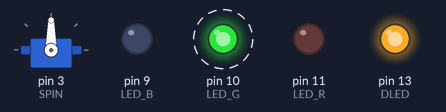
Bench run of a sketch on a simulated Arduino Uno, built with avr-gcc and run on an emulated ATmega328P. Parts: servo, output pins drawn as LEDs (lit = HIGH). Dashed ring = blinking.

Above: at 0.52 s.
At 5.15 s:
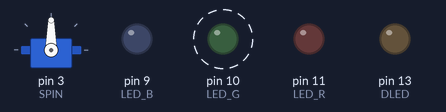
Timing chart, 0 to 6.6 s (numbered marks = the images above):
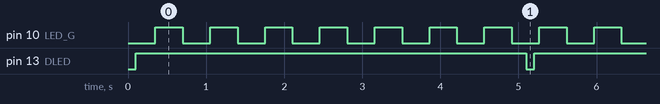

The sketch:

sketch_oct28a.ino
```cpp
#include <Servo.h>

#define LED_R 11
#define LED_G 10
#define LED_B 9
#define DLED 13
#define SPIN 3

class Timer {
  private:
  unsigned long startTime;
  unsigned long timePassed;
  unsigned int onTime;
  unsigned int offTime;

  public:
  Timer(int on, int off) {
    onTime = on;
    offTime = off;
  }

void setup() {
    startTime = millis();
}
void updateTimer() {
  timePassed = millis() - startTime;
}

boolean passedIntervalOne() {
  if(timePassed > onTime) {
    startTime = millis();
    timePassed = 0;
    return true;
  }
    return false;
}

boolean passedIntervalTwo() {
  if(timePassed > offTime) {
    startTime = millis();
    timePassed = 0;
    return true;
  }
    return false;
}
};

//LEDS
Timer timerOne(5000,100);
Timer timerTwo(350,350);
int stateLEDOne = LOW;
int stateLEDTwo = LOW;
int lightIntensity = 255;
//MOTORS
Timer servoTimerOne(5,0);
Servo servo;
int position = 0;
int speed = 1;

void setup() {
  // put your setup code here, to run once:
  Serial.begin(57600);
  pinMode(DLED, OUTPUT);
  pinMode(LED_R, OUTPUT);
  pinMode(LED_G, OUTPUT);
  pinMode(LED_B, OUTPUT);

  //servo motor attach
  servo.attach(SPIN);

  // setup timers
  servoTimerOne.setup();
  timerOne.setup();
  timerTwo.setup();
}

void loop() {
  // put your main code here, to run repeatedly:
  timerOne.updateTimer();
  timerTwo.updateTimer();
  servoTimerOne.updateTimer();
//  lightIntensity -= 1;
  // Enter finite state machine for stepping
  fsmLEDOne(timerOne, stateLEDOne, DLED);
  fsmLEDOne(timerTwo, stateLEDTwo, LED_G);
}

void fsmLEDOne(Timer &t, int &s, int l){
  if( s == HIGH && t.passedIntervalOne()) {
    s = LOW;
    digitalWrite(l, s);
  } else if(s == LOW && t.passedIntervalTwo()) {
    s = HIGH;
    digitalWrite(l,s);
  }
}
```

Measured:
- by itself, pin 10 (LED_G): alternates HIGH for 0.35 s and LOW for 0.35 s
- by itself, pin 13 (DLED): alternates HIGH for 5.0 s and LOW for 0.10 s
